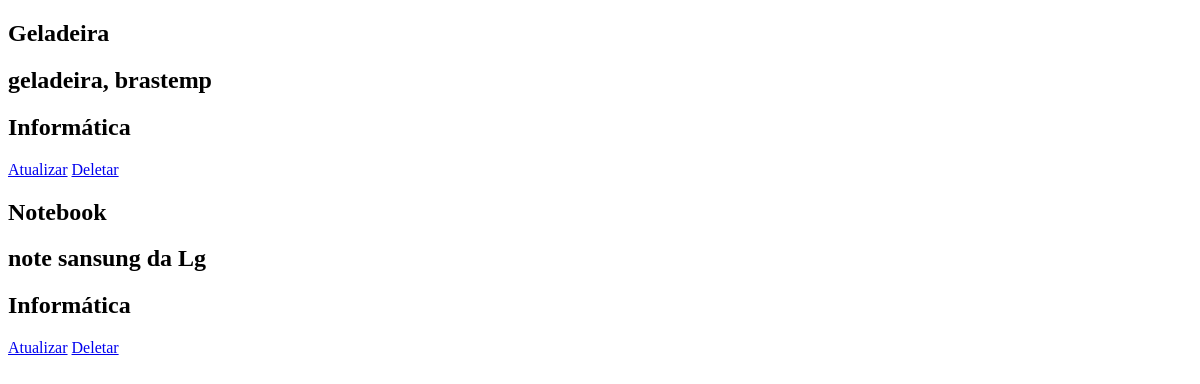
/, run on an earlier commit of the app's database.
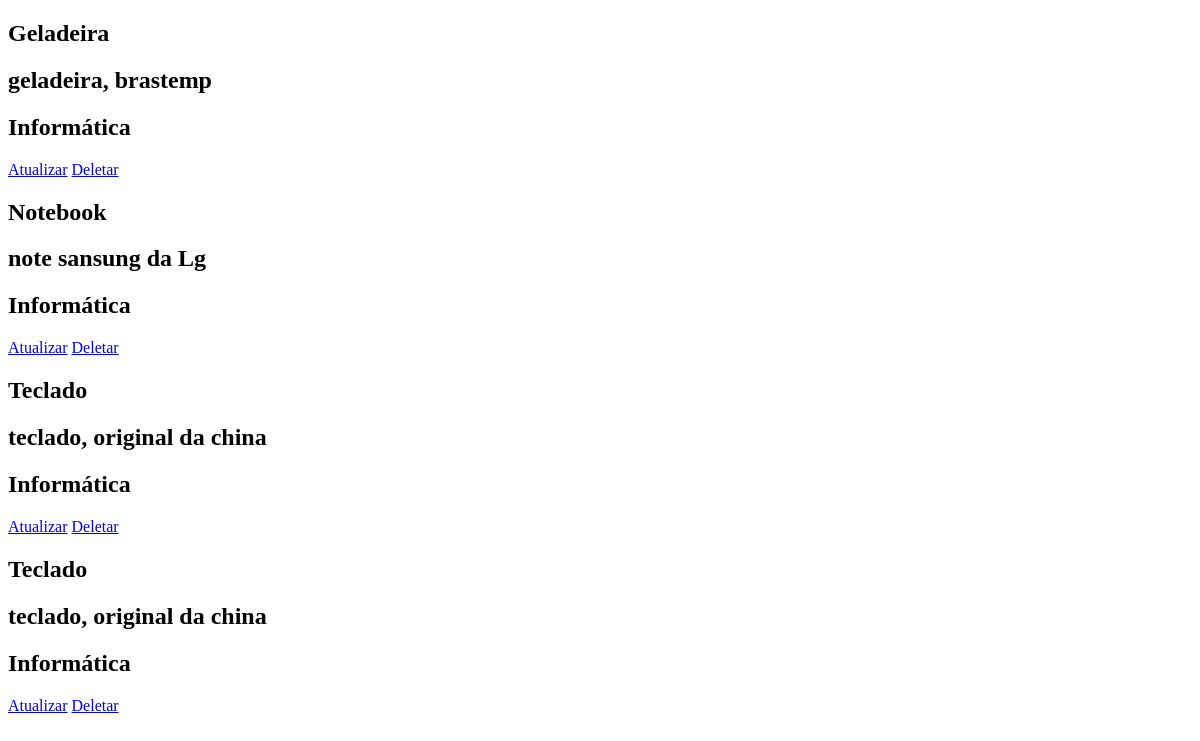
And on a later commit of the database.
### CRUD/models.py (models this page shows, shortened)
class Produto(models.Model):
    index = models.BigAutoField(primary_key=True)
    nome = models.CharField(max_length=200)
    descricao = models.TextField(max_length=500)
    categoria = models.ForeignKey(Categoria, models.CASCADE)

class Categoria(models.Model):
    index = models.BigAutoField(primary_key=True)
    nome = models.CharField(max_length=255, null=False)

### CRUD/views/lista_produto.py (the view)
# urls.py: path('', lista_produto, name='lista_produto'),
def lista_produto(request):
    l_produto = Produto.objects.all()
    context = {
        'lista_produto': l_produto
    }
    return render(request, 'produto/lista-produto.html', context= context)

### templates/produto/lista-produto.html
{% extends 'index.html' %}
{% block content %}
    <div>
        {% for p in lista_produto %}
            <h2>{{ p.nome }}</h2>
            <h2>{{ p.descricao }}</h2>
            <h2>{{ p.categoria.nome }}</h2>
            <a href="/atualizar/produto/{{p.index}}/"> Atualizar</a>
            <a href="/deletar/produto/{{p.index}}/">Deletar</a>
        {% endfor%}
    </div>
{% endblock %}

### templates/index.html (shortened to what this page needs)
<!DOCTYPE html>
<html lang="en">
<head>
</head>
<body>
    {% block content %}
    {% endblock %}
</body>
</html>

What changed in the data, as far as the page shows it:
added Produto: nome "Teclado", descricao "teclado, original da china", categoria.nome "Informática"
added Produto: nome "Teclado", descricao "teclado, original da china", categoria.nome "Informática"
